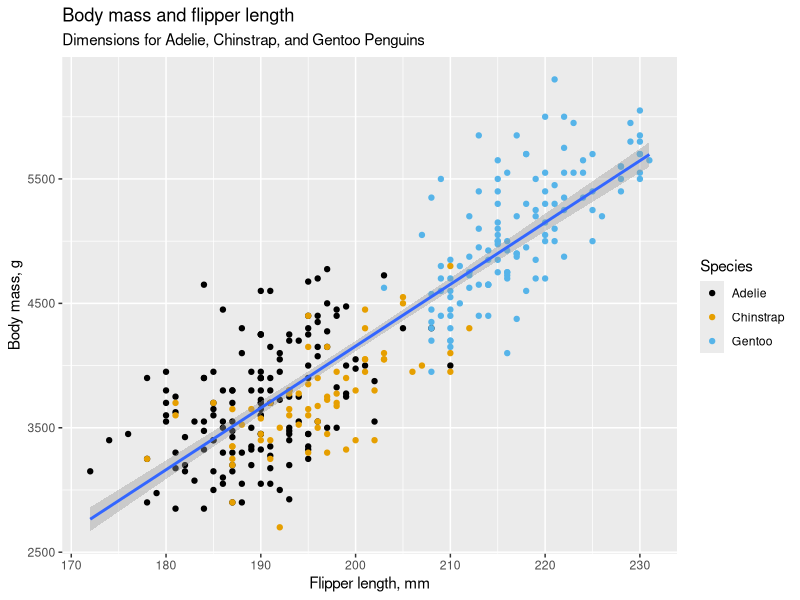
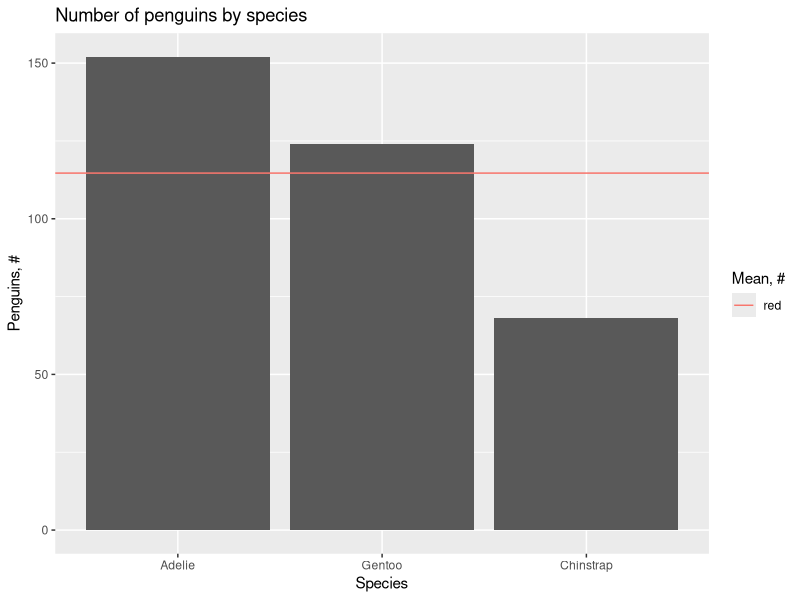
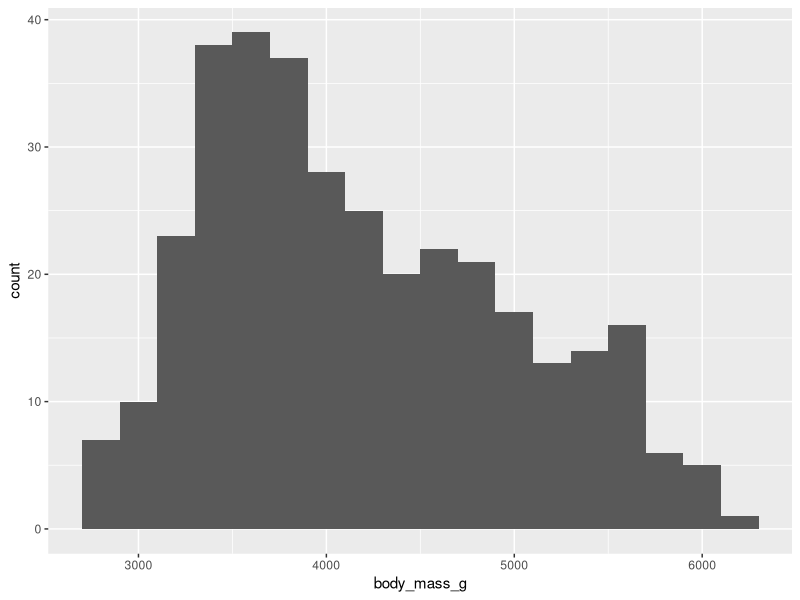
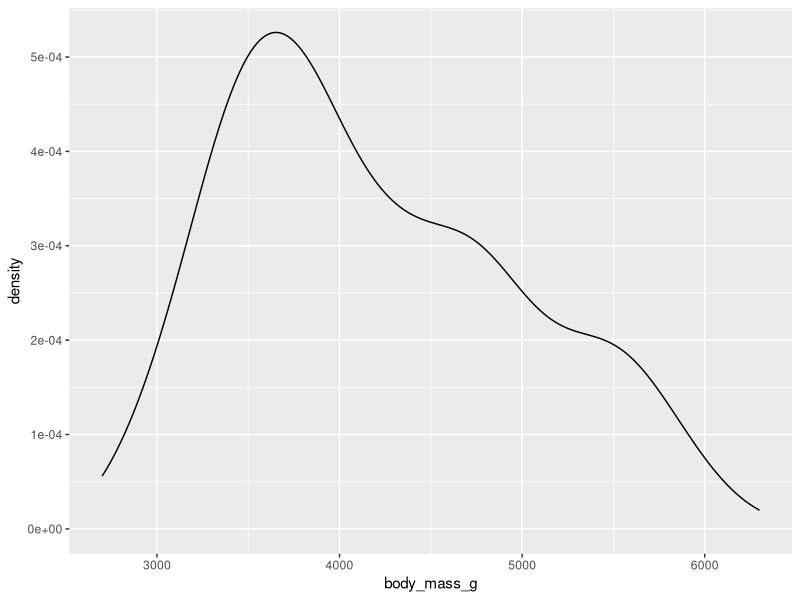
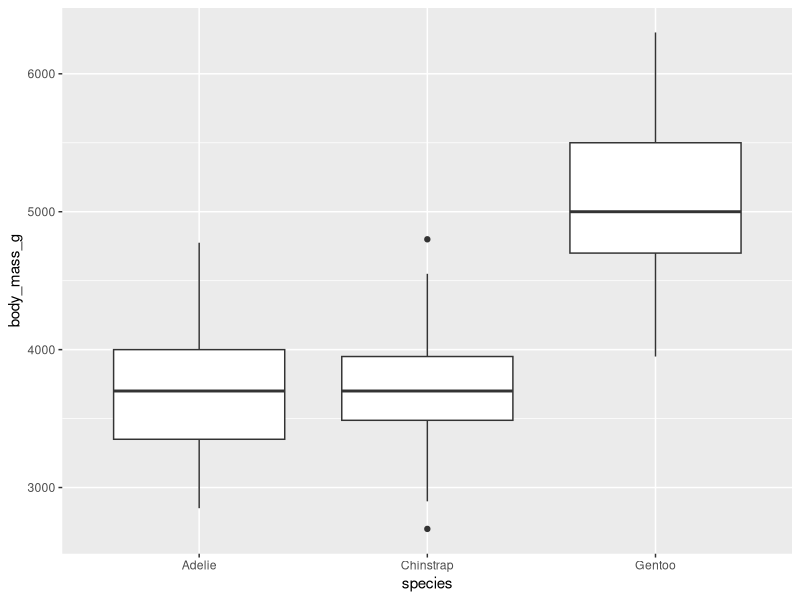
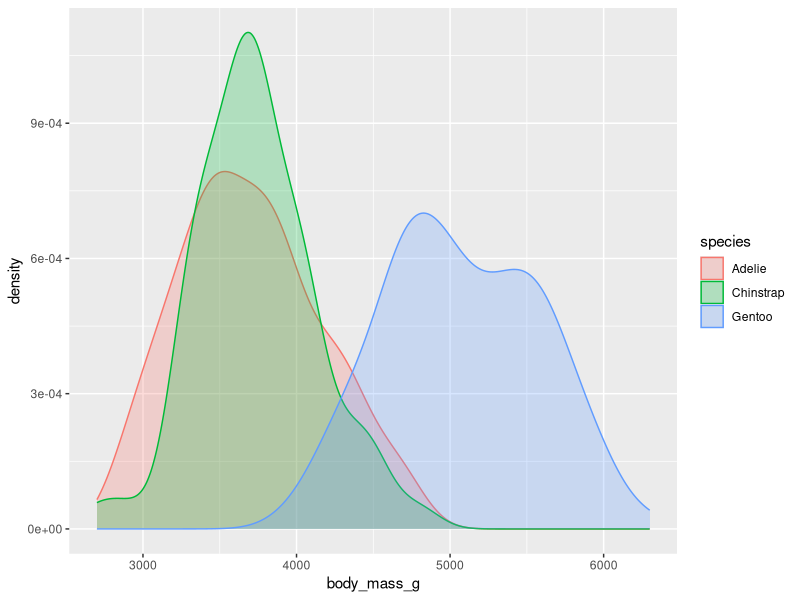
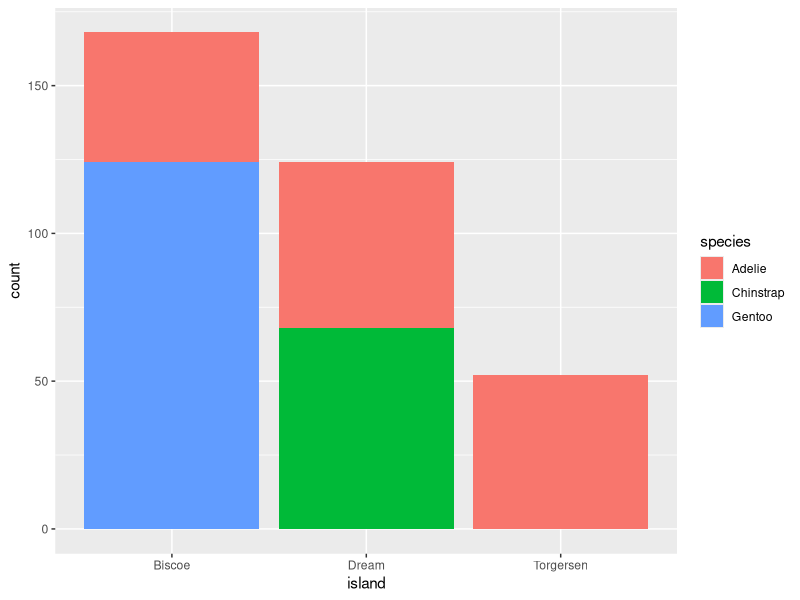
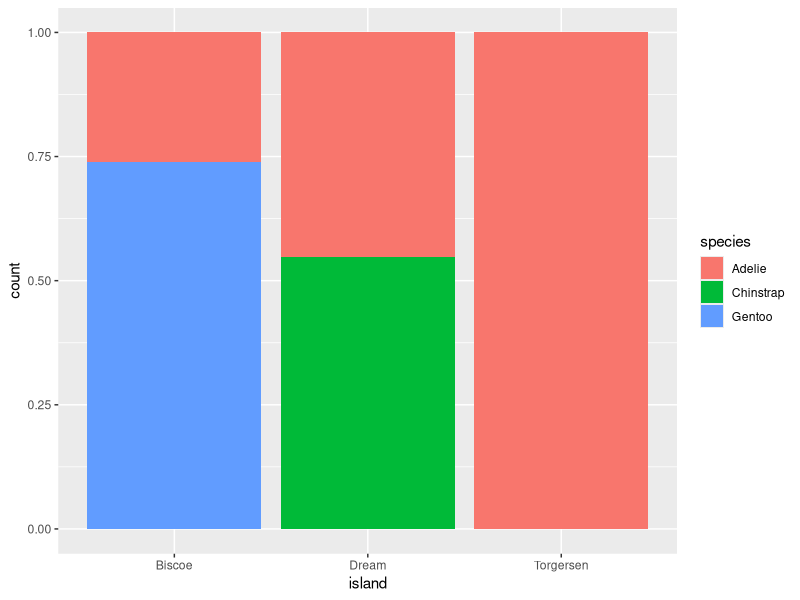

Recreate these plots in R, in order.
# this file contains worked examples and solutions to the problems from Chapter 1 of
# Wickham, H. et al 2023. "R for Data Science", O'Reilly.
# the text is available at
# https://r4ds.hadley.nz/data-visualize

library(tidyverse)
# install.packages("palmerpenguins")
# install.packages("ggthemes")
library(palmerpenguins)
library(ggthemes)

# s c a t t e r p l o t

# start by inspecting the number of variables and their datatypes as well as the number of records
glimpse(penguins)
# pay attention to the factors' levels
levels(penguins$species)
levels(penguins$island)
levels(penguins$sex)
# summarise the numeric variables to get the idea of their range and distribution
summary(penguins$bill_length_mm)
summary(penguins$bill_depth_mm)
summary(penguins$flipper_length_mm)
summary(penguins$body_mass_g)
# mind NAs and develop a strategy for dealing with them

# in order to establish the relationship between two numeric variables, obviously, start with a scatterplot and, optionally, color-code or otherwise mark some categorical variables
ggplot(
  data = penguins,
  mapping = aes(x = flipper_length_mm, y = body_mass_g)
  ) +
  geom_point(mapping = aes(color = species)) +  #, shape = species )) +
  geom_smooth(method = "lm") +
  labs(
    title = "Body mass and flipper length",
    subtitle = "Dimensions for Adelie, Chinstrap, and Gentoo Penguins",
    x = "Flipper length, mm", y = "Body mass, g",
    color = "Species", shape = "Species"
  ) +
  scale_color_colorblind()

# exercises 1.2.5
# TODO

# d e n s i t y   p l o t   e t c

# a bar chart for categorical data
mean_ = sum(is.na(penguins$species) == FALSE) / nlevels(penguins$species)
ggplot(
  data = penguins,
  mapping = aes(x = fct_infreq(species))
  ) +
  geom_bar() +
  geom_hline(mapping = aes(yintercept = mean_, colour = "red")) +
  labs(
    title = "Number of penguins by species",
    x = "Species", y = "Penguins, #", colour = "Mean, #"
  )

# a histogram for discrete numerical data
ggplot(penguins, aes(x = body_mass_g)) +
  geom_histogram(binwidth = 200)

# a density plot for continuous numerical data
ggplot(penguins, aes(x = body_mass_g)) +
  geom_density()

# exercises 1.4.3
# TODO

# r e l a t i o n s h i p   o f   t w o +   v a r i a b l e s

# a boxplot
ggplot(penguins,
       aes(x = species, y = body_mass_g)) +
  geom_boxplot()

# density plots for separate categories
ggplot(penguins,
       aes(x = body_mass_g, color = species, fill = species)) +
  geom_density(alpha = 0.25)

# a stacked bar chart
ggplot(penguins,
       aes(x = island, fill = species)) +
  geom_bar()

# a normalised stacked  bar chart
ggplot(penguins,
       aes(x = island, fill = species)) +
  geom_bar(position = "fill")

# scatterplots with facets
ggplot(penguins,
       aes(x = flipper_length_mm, y = body_mass_g)
  ) +
  geom_point(aes(color = species, shape = species)) +
  facet_wrap(~island)

# exercises 1.5.5
# TODO


# exercises 1.6.1
# TODO